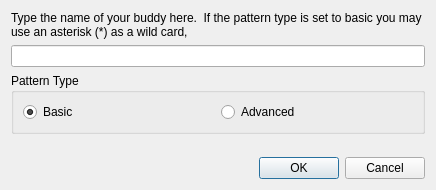
<?xml version="1.0" encoding="UTF-8"?>
<ui version="4.0">
 <class>AddBuddyDlg</class>
 <widget class="QDialog" name="AddBuddyDlg">
  <property name="geometry">
   <rect>
    <x>0</x>
    <y>0</y>
    <width>436</width>
    <height>190</height>
   </rect>
  </property>
  <property name="sizePolicy">
   <sizepolicy hsizetype="Fixed" vsizetype="Fixed">
    <horstretch>0</horstretch>
    <verstretch>0</verstretch>
   </sizepolicy>
  </property>
  <property name="minimumSize">
   <size>
    <width>436</width>
    <height>190</height>
   </size>
  </property>
  <property name="maximumSize">
   <size>
    <width>436</width>
    <height>190</height>
   </size>
  </property>
  <property name="windowTitle">
   <string>Add Buddy</string>
  </property>
  <layout class="QVBoxLayout" name="verticalLayout_2">
   <item>
    <widget class="QLabel" name="label">
     <property name="text">
      <string>Type the name of your buddy here.  If the pattern type is set to basic you may use an asterisk (*) as a wild card,</string>
     </property>
     <property name="wordWrap">
      <bool>true</bool>
     </property>
    </widget>
   </item>
   <item>
    <widget class="QLineEdit" name="patternBox"/>
   </item>
   <item>
    <widget class="QGroupBox" name="groupBox_2">
     <property name="title">
      <string>Pattern Type</string>
     </property>
     <layout class="QHBoxLayout" name="horizontalLayout">
      <item>
       <widget class="QRadioButton" name="basicPattern">
        <property name="text">
         <string>Basic</string>
        </property>
        <property name="checked">
         <bool>true</bool>
        </property>
       </widget>
      </item>
      <item>
       <widget class="QRadioButton" name="advancedPattern">
        <property name="text">
         <string>Advanced</string>
        </property>
       </widget>
      </item>
     </layout>
    </widget>
   </item>
   <item>
    <spacer name="verticalSpacer">
     <property name="orientation">
      <enum>Qt::Vertical</enum>
     </property>
     <property name="sizeHint" stdset="0">
      <size>
       <width>20</width>
       <height>40</height>
      </size>
     </property>
    </spacer>
   </item>
   <item>
    <widget class="QDialogButtonBox" name="buttonBox">
     <property name="standardButtons">
      <set>QDialogButtonBox::Cancel|QDialogButtonBox::Ok</set>
     </property>
    </widget>
   </item>
  </layout>
 </widget>
 <resources/>
 <connections/>
</ui>
